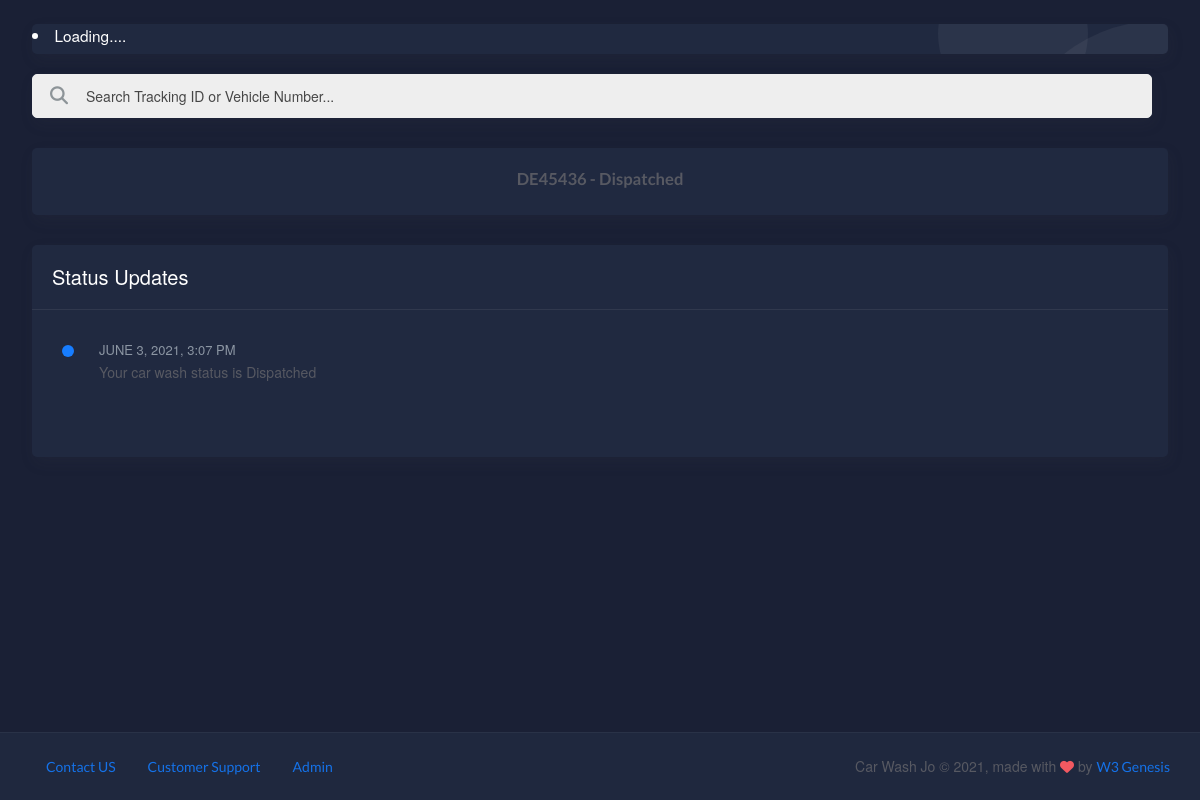
/index.php?track=DE45436, run on the app's committed database.
### tables this page shows
CREATE TABLE `queue` (
  `id` int(11) NOT NULL,
  `owner_email` varchar(200) NOT NULL,
  `owner_name` varchar(200) NOT NULL,
  `owner_phone` varchar(20) NOT NULL,
  `owner_address` varchar(250) NOT NULL,
  `vehicle_type` int(11) NOT NULL,
  `vehicle_number` varchar(20) NOT NULL,
  `service_type` int(11) NOT NULL,
  `in_time` timestamp NOT NULL DEFAULT '0000-00-00 00:00:00',
  `out_time` timestamp NULL DEFAULT NULL,
  `status_type` int(11) NOT NULL DEFAULT '1',
  `last_update` timestamp NOT NULL DEFAULT CURRENT_TIMESTAMP ON UPDATE CURRENT_TIMESTAMP
);

CREATE TABLE `status_type` (
  `id` int(11) NOT NULL,
  `name` varchar(30) NOT NULL
);

### index.php (the view, shortened to what this page needs)
<?php
include 'admin/includes/dbconfig.php';
if(isset($_GET['track'])){
            $id = mysqli_real_escape_string($con, $_GET['track']);
            $sql = "SELECT q.last_update, q.id, q.vehicle_type, q.status_type as 'status_type', st.name as 'status', q.owner_name, q.vehicle_number from queue q, status_type st where st.id = q.status_type AND (q.vehicle_number = '".$id."' or q.id = '".$id."')";
            $result = mysqli_query($con, $sql);
}
?>
<!DOCTYPE html>
<html lang="en">
<?php include 'includes/head.php'; ?>
<body id="body">
	<div class="wrapper">
		<div class="main-panel2">
			<div class="content">
				<div class="page-inner">
				    <div  style="min-height:30px" class="card ticker-container bubble-shadow" id="new_ticker">
                    </div>
                    <form  data-background-color="dark" class="card nav-search mr-md-3" action="" method="GET" >
						<div class="input-group">
							<div class="input-group-prepend">
								<button type="submit" class="btn btn-search pr-1">
									<i class="fa fa-search search-icon"></i>
								</button>
							</div>
							<input autofocus style="color: black;" type="text" placeholder="Search Tracking ID or Vehicle Number..." name="track" class="form-control">
						</div>
					</form>
					<div class="row">
						<?php
                            if (mysqli_num_rows($result) > 0) {
                                while($track = mysqli_fetch_assoc($result)) {
                                        $status = 'primary';
                                        if($track["status_type"] == '2'){
                                            $status = 'warning';
                                        }else if($track["status_type"] == '0'){
                                            $status = 'danger';
                                        }else if($track["status_type"] == '1'){
                                            $status = 'primary';
                                        }else if($track["status_type"] == '4'){
                                            $status = 'alert';
                                        }else if($track["status_type"] == '3'){
                                            $status = 'success';
                                        }
                                    echo '<div class="col-12">
                							<div class="card card-'.$status.' bg-'.$status.'-gradient">
                								<div class="card-body">
                									<h4 class="mb-1 fw-bold text-center">'.$track["vehicle_number"].' - '.$track["status"].'</h4>
                								</div>
                							</div>
                						</div>';
                					echo '<div class="col-12">
                    							<div class="card">
                    								<div class="card-header">
                    									<div class="card-title">Status Updates</div>
                    								</div>
                    								<div class="card-body">
                    									<ol class="activity-feed">';
                					$sqlstatus = "SELECT * from status_updates, status_type, queue WHERE queue_id=queue.id AND status_updates.status_id=status_type.id AND status_updates.queue_id = '".$track["id"]."'";
                					$resultstatus = mysqli_query($con, $sqlstatus);
                					if (mysqli_num_rows($resultstatus) > 0) {
                                        while($status = mysqli_fetch_assoc($resultstatus)) {
                                                                                $statusId = 'primary';
                                        if($status["status_id"] == '2'){
                                            $statusId = 'warning';
                                        }else if($status["status_id"] == '0'){
                                            $statusId = 'danger';
                                        }else if($track["status_id"] == '1'){
                                            $statusId = 'primary';
                                        }else if($status["status_id"] == '4'){
                                            $statusId = 'alert';
                                        }else if($status["status_id"] == '3'){
                                            $statusId = 'success';
                                        }
                                    echo '<li class="feed-item feed-item-'.$statusId.'">
                    											<time class="date" datetime="9-25">'.date("F j, Y, g:i a", strtotime($status['time'])).'</time>
                    											<span class="text">Your car wash status is '.$status["name"].'. '.$status['description'].'</span>
                    										</li>';
                                        }
                					}else{
                					    echo '<li class="feed-item feed-item-'.$status.'">
                    											<time class="date" datetime="9-25">'.date("F j, Y, g:i a", strtotime($track['last_update'])).'</time>
                    											<span class="text">Your car wash status is '.$track["status"].'</span>
                    										</li>';
                					}
                					echo '</ol>
                    								</div>
                    							</div>
                    						</div>';
                            }
                        }else{
                            echo '<div class="row"  id="dashboard"></div>';
                        }
                        ?>
					</div>
				</div>
				<?php if(isset($_GET['track'])) { include 'includes/footer.php';} ?>
			</div>
		</div>
	</div>
</body>
</html>

### assets/css/ticker.css (style rules this page uses)
* { margin: 0; padding: 0; font-family: "Helvetica Neue",Helvetica,Arial,sans-serif; }
.ticker-container { height: 60px; width: 100%; text-align: center; position: relative; overflow: hidden; background-color: rgba(0,0,0,1); color: white; font-size: 1.1em; margin-bottom: 15px; }
@media (min-width: 500px) { .ticker-container { height: 30px; text-align: left; } }
@media (min-width: 768px) { .ticker-container { margin-bottom: 10px; } }
@media (min-width: 992px) { .ticker-container { margin-bottom: 20px; } }

### data on the page
queue: vehicle_number "DE45436", status_type.name "Dispatched", last_update "JUNE 3, 2021, 3:07 PM"

### other printed values
Date("Y") "2021"
